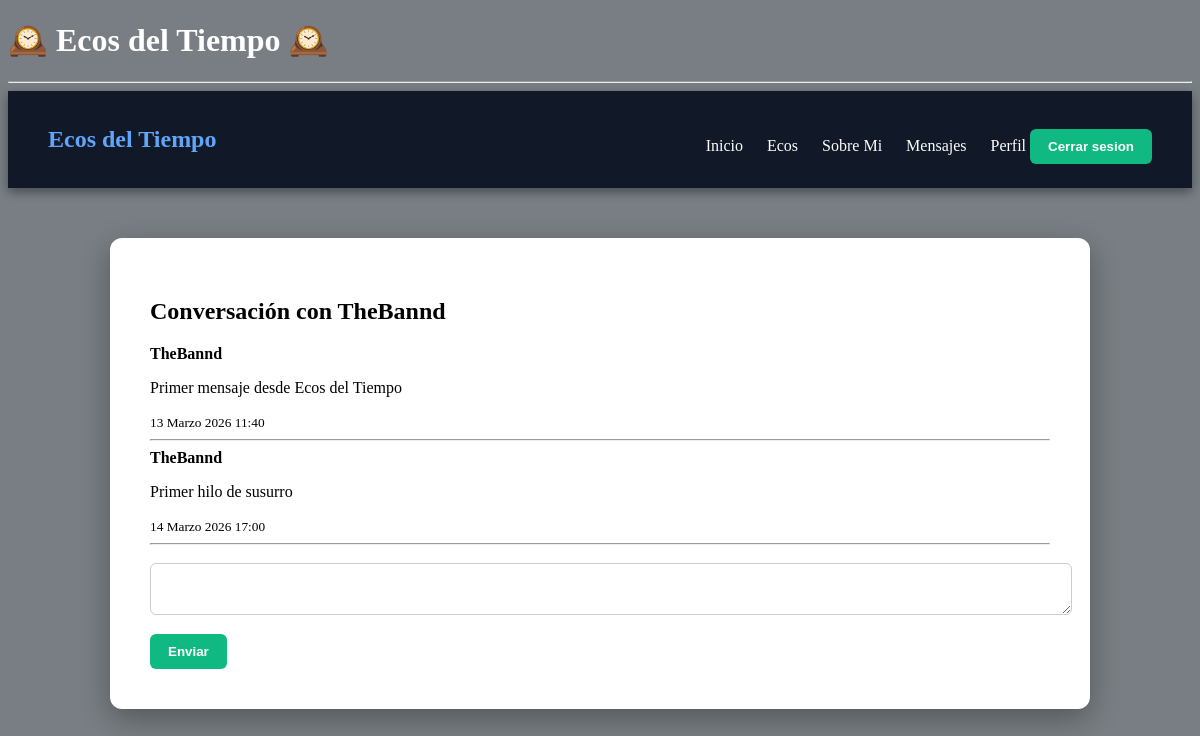
The page /messages/conversation/1/ (signed in) on the database its author committed.
### messaging/models.py (models this page shows, shortened)
class Message(models.Model):
    sender = models.ForeignKey(User, on_delete=models.CASCADE, related_name="sent_messages")
    receiver = models.ForeignKey(User, on_delete=models.CASCADE, related_name="received_messages")
    content = models.TextField()
    date = models.DateTimeField(auto_now_add=True)

### messaging/views.py (the view)
# urls.py: path("conversation/<int:user_id>/", views.conversation, name="conversation"),
@login_required
def conversation(request, user_id):
    other_user = User.objects.get(id=user_id)
    messages = Message.objects.filter(
        sender__in=[request.user, other_user],
        receiver__in=[request.user, other_user]
    ).order_by("date")
    return render(request, "messaging/conversation.html", {
        "messages": messages,
        "other_user": other_user
    })

### messaging/templates/messaging/conversation.html (shortened to what this page needs)
{% extends "blog/base.html" %}
{% block contenido %}
<h2>Conversación con {{ other_user.username }}</h2>
{% for message in messages %}
<div>
<b>{{ message.sender.username }}</b>
<p>{{ message.content }}</p>
<small>{{ message.date }}</small>
</div>
<hr>
{% endfor %}
<form method="post" action="/messages/send/{{ other_user.id }}/">
<textarea name="content"></textarea>
<br>
<button type="submit">Enviar</button>
</form>
{% endblock %}

### accounts/static/css/style.css (style rules this page uses)
body { background-image: url(images/fondo_tiempo.png); background-size: cover; background-position: center; background-attachment: fixed; }
input, textarea { width:100%; padding:10px; margin-top:10px; border-radius:6px; border:1px solid #ccc; }
form button { margin-top:15px; background:#10b981; border:none; padding:10px 18px; color:white; border-radius:6px; font-weight:bold; cursor:pointer; }
body::before { content:""; position:fixed; top:0; left:0; width:100%; height:100%; background: rgba(10,20,30,0.55); z-index:-1; }

### rows shown on the page
Message: sender.username "TheBannd", content "Primer mensaje desde Ecos del Tiempo", date "13 Marzo 2026 11:40"
Message: sender.username "TheBannd", content "Primer hilo de susurro", date "14 Marzo 2026 17:00"

### other values the page prints
{{ other_user.username }} "TheBannd"
